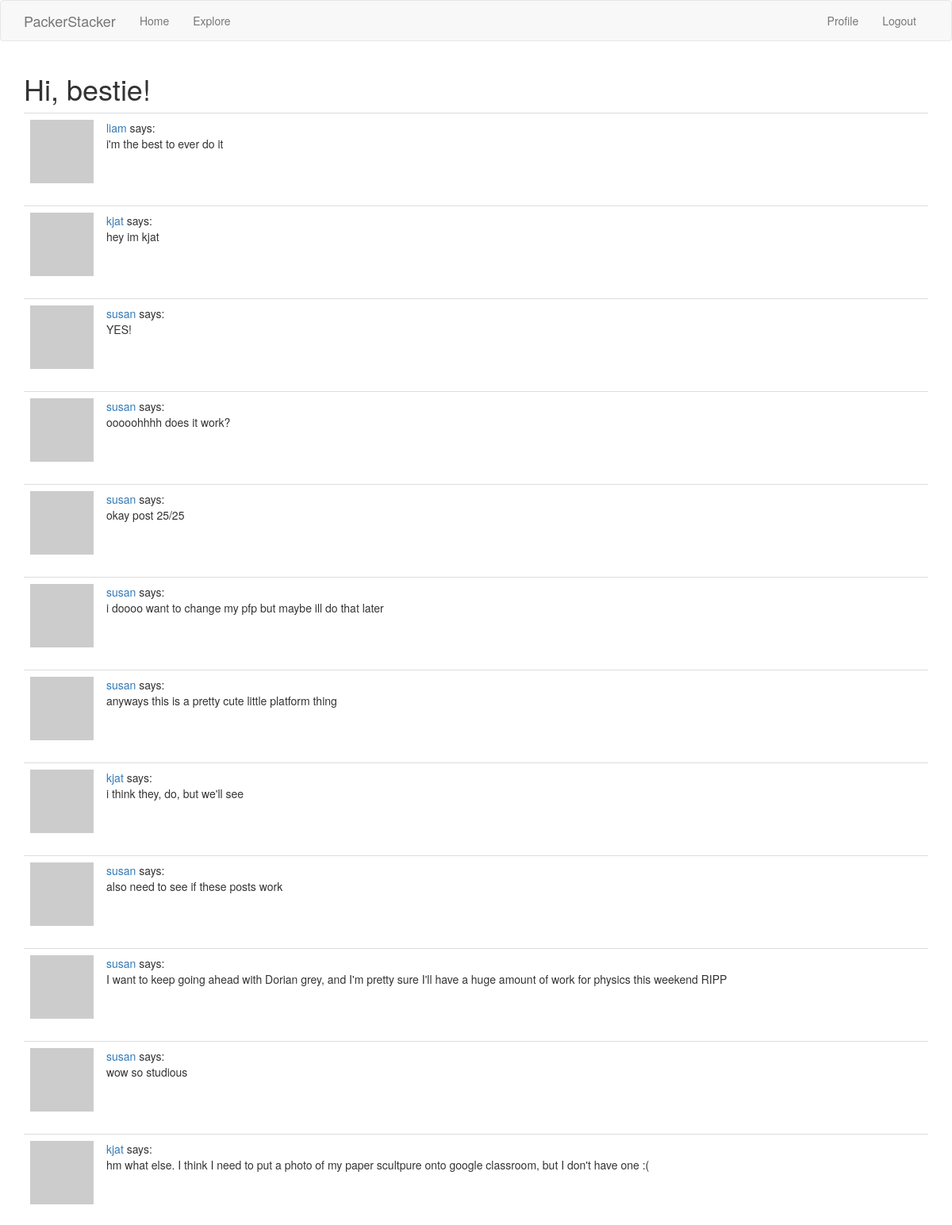
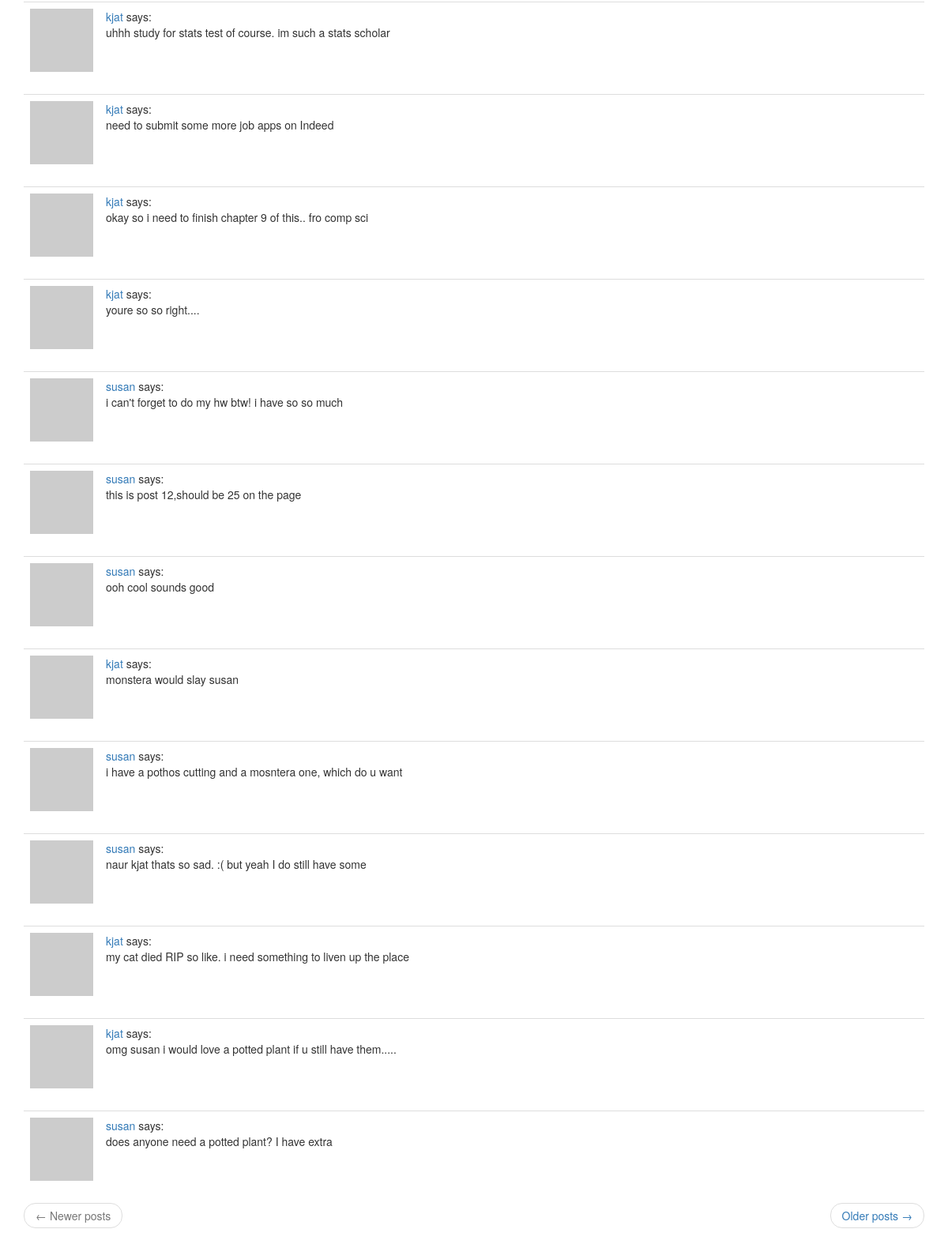
Page /explore (signed in) on the committed database (2 pictures, top to bottom).
### app/models.py (models this page shows, shortened)
class User(UserMixin, db.Model):
    id = db.Column(db.Integer, primary_key=True)
    username = db.Column(db.String(64), index=True, unique=True)
    email = db.Column(db.String(120), index=True, unique=True)
    password_hash = db.Column(db.String(128))
    posts = db.relationship('Post', backref='author', lazy='dynamic')
    about_me = db.Column(db.String(140))
    last_seen = db.Column(db.DateTime, default=datetime.utcnow)
    type = db.Column(db.Boolean())
    def avatar(self, size):
        digest = md5(self.email.lower().encode('utf-8')).hexdigest()
        return 'https://www.gravatar.com/avatar/{}?d=identicon&s={}'.format(digest, size)
    followed = db.relationship(
        'User', secondary=followers,
        primaryjoin=(followers.c.follower_id == id),
        secondaryjoin=(followers.c.followed_id == id),
        backref=db.backref('followers', lazy='dynamic'), lazy='dynamic')

class Post(db.Model):
    id = db.Column(db.Integer, primary_key=True)
    body = db.Column(db.String(140))
    timestamp = db.Column(db.DateTime, index=True, default=datetime.utcnow)
    user_id = db.Column(db.Integer, db.ForeignKey('user.id'))

### app/routes.py (the view)
@app.route('/explore')
@login_required
def explore():
    page = request.args.get('page', 1, type=int)
    posts = Post.query.order_by(Post.timestamp.desc()).paginate(page=page, per_page=app.config['POSTS_PER_PAGE'], error_out=False)
    next_url = url_for('explore', page=posts.next_num) \
        if posts.has_next else None
    prev_url = url_for('explore', page=posts.prev_num) \
        if posts.has_prev else None
    return render_template("index.html", title='Explore', posts=posts.items,next_url=next_url, prev_url=prev_url)

### app/models.py (called while the page is built)
@login.user_loader
def load_user(id):
    return User.query.get(int(id))

### app/routes.py (called while the page is built)
@app.before_request
def before_request():
    if current_user.is_authenticated:
        current_user.last_seen = datetime.utcnow()
        db.session.commit()

### app/templates/index.html (shortened to what this page needs)
{% extends "base.html" %}
{% import 'bootstrap/wtf.html' as wtf %}
{% block app_content %}
    <h1>Hi, {{ current_user.username }}!</h1>
    {% for post in posts %}
        {% include '_post.html' %}
    {% endfor %}
    <nav aria-label="...">
        <ul class="pager">
            <li class="previous{% if not prev_url %} disabled{% endif %}">
                <a href="{{ prev_url or '#' }}">
                    <span aria-hidden="true">&larr;</span> Newer posts
                </a>
            </li>
            <li class="next{% if not next_url %} disabled{% endif %}">
                <a href="{{ next_url or '#' }}">
                    Older posts <span aria-hidden="true">&rarr;</span>
                </a>
            </li>
        </ul>
    </nav>
{% endblock %}

### app/templates/_post.html
<table class="table table-hover">
        <tr>
            <td width="70px">
                <a href="{{ url_for('user', username=post.author.username) }}">
                    <img src="{{ post.author.avatar(70) }}" />
                </a>
            </td>
            <td>
                <a href="{{ url_for('user', username=post.author.username) }}">
                    {{ post.author.username }}
                </a>
                says:
                <br>
                {{ post.body }}
            </td>
        </tr>
    </table>

### rows in the picture
User: username "bestie"
Post: author.username "liam", body "i'm the best to ever do it"
Post: author.username "kjat", body "hey im kjat"
Post: author.username "susan", body "YES!"
Post: author.username "susan", body "ooooohhhh does it work?"
Post: author.username "susan", body "okay post 25/25"
Post: author.username "susan", body "i doooo want to change my pfp but maybe ill do that later"
Post: author.username "susan", body "anyways this is a pretty cute little platform thing"
Post: author.username "kjat", body "i think they, do, but we'll see"
Post: author.username "susan", body "also need to see if these posts work"
Post: author.username "susan", body "I want to keep going ahead with Dorian grey, and I'm pretty sure I'll have a huge amount of work for physics this weekend RIPP"
Post: author.username "susan", body "wow so studious"
Post: author.username "kjat", body "hm what else. I think I need to put a photo of my paper scultpure onto google classroom, but I don't have one :("
Post: author.username "kjat", body "uhhh study for stats test of course. im such a stats scholar"
Post: author.username "kjat", body "need to submit some more job apps on Indeed"
Post: author.username "kjat", body "okay so i need to finish chapter 9 of this.. fro comp sci"
Post: author.username "kjat", body "youre so so right...."
Post: author.username "susan", body "i can't forget to do my hw btw! i have so so much"
Post: author.username "susan", body "this is post 12,should be 25 on the page"
Post: author.username "susan", body "ooh cool sounds good"
Post: author.username "kjat", body "monstera would slay susan"
Post: author.username "susan", body "i have a pothos cutting and a mosntera one, which do u want"
Post: author.username "susan", body "naur kjat thats so sad. :( but yeah I do still have some"
Post: author.username "kjat", body "my cat died RIP so like. i need something to liven up the place"
Post: author.username "kjat", body "omg susan i would love a potted plant if u still have them....."
Post: author.username "susan", body "does anyone need a potted plant? I have extra"
